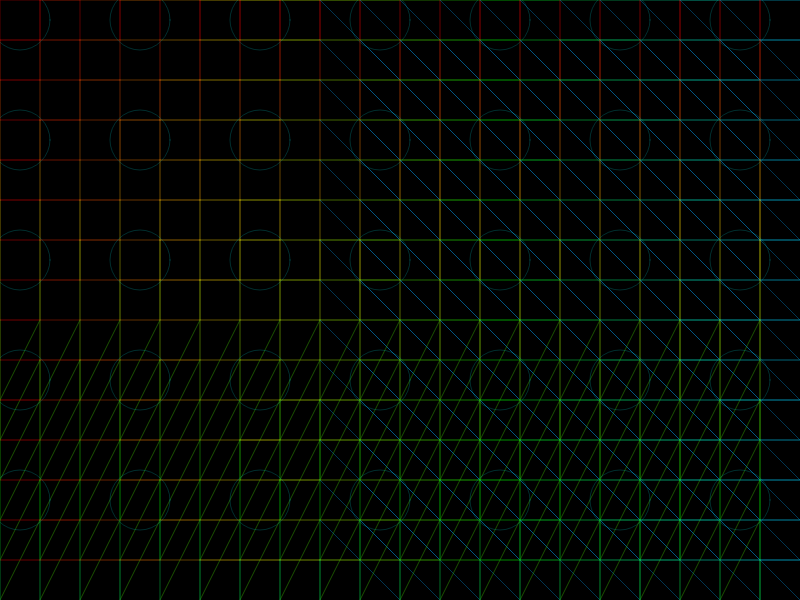
Frame 1 (no input)
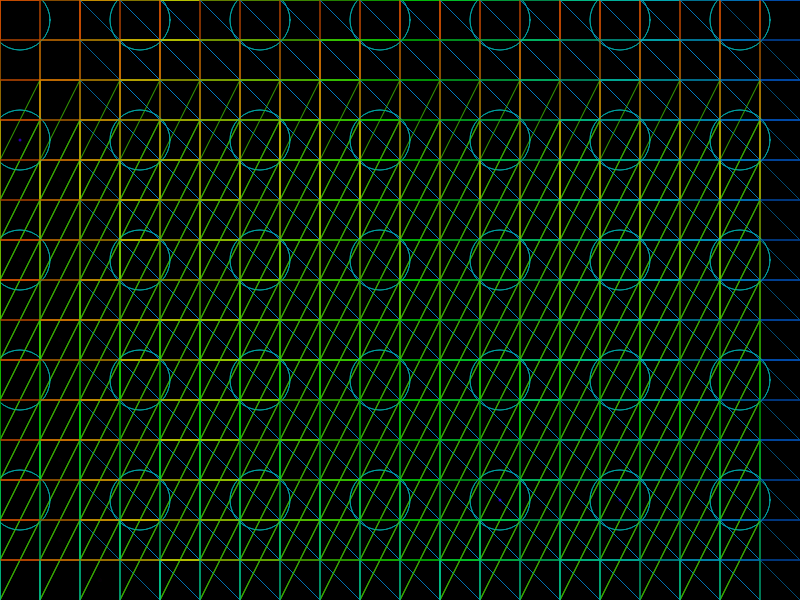
Frame 60 (no input)
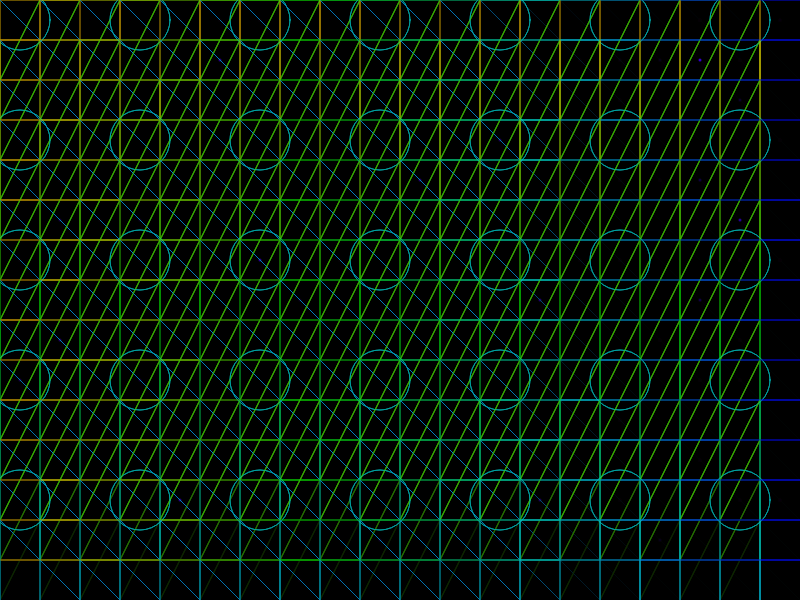
Frame 120 (the mouse pressed at the canvas centre since frame 60)

The p5.js sketch that drew these frames (run headless with seeded random() and noise() and a simulated clock; from frame 60 on, the mouse is pressed at the canvas centre):

// p5.js sketch
// ── sketch.js
let grid = [];
let cols, rows;
let cellSize = 40;
let time = 0;

function setup() {
  createCanvas(800, 600);
  colorMode(HSB, 360, 100, 100, 1);
  background(0);

  cols = width / cellSize;
  rows = height / cellSize;

  for (let j = 0; j < rows; j++) {
    grid[j] = [];
    for (let i = 0; i < cols; i++) {
      grid[j][i] = {
        x: i * cellSize,
        y: j * cellSize,
        pulse: random(TWO_PI),
        glitch: 0
      };
    }
  }
}

function draw() {
  time += 0.02;

  // Slight background fade for motion trail
  fill(0, 0, 0, 0.1);
  noStroke();
  rect(0, 0, width, height);

  // Draw dynamic grid lines
  strokeWeight(1);
  for (let j = 0; j < rows; j++) {
    for (let i = 0; i < cols; i++) {
      let cell = grid[j][i];
      cell.pulse += 0.05;
      cell.glitch = sin(time * 3 + i * 0.1 + j * 0.1) * 0.5 + 0.5;

      // Line brightness based on pulse and glitch
      let bright = map(sin(cell.pulse), -1, 1, 60, 90);
      let alpha = map(sin(time * 2 + i * 0.05), -1, 1, 0.3, 0.8);

      // Horizontal line
      stroke((time * 20 + i * 10) % 360, 100, bright, alpha);
      line(cell.x, cell.y, cell.x + cellSize, cell.y);

      // Vertical line
      stroke((time * 20 + j * 10) % 360, 100, bright, alpha);
      line(cell.x, cell.y, cell.x, cell.y + cellSize);

      // Glitch bursts at random cells
      if (random() < 0.005 * cell.glitch) {
        stroke(255, 100, 100, 0.9);
        strokeWeight(3);
        point(cell.x + cellSize/2, cell.y + cellSize/2);
        strokeWeight(1);
      }

      // Fractal-like connections
      if (i < cols - 1 && j < rows - 1) {
        let nextCell = grid[j][i + 1];
        let downCell = grid[j + 1][i];
        let diagCell = grid[j + 1][i + 1];

        // Draw diagonal lines between cells in a pattern
        if (sin(time * 0.5 + i * 0.1) > 0.7) {
          stroke(200, 100, 80, 0.4);
          line(cell.x, cell.y, diagCell.x + cellSize, diagCell.y + cellSize);
        }

        if (sin(time * 0.5 + j * 0.1) > 0.7) {
          stroke(100, 100, 80, 0.4);
          line(cell.x + cellSize, cell.y, downCell.x, downCell.y + cellSize);
        }
      }

      // Large-scale fractal structure
      if (i % 3 === 0 && j % 3 === 0) {
        let size = cellSize * 1.5;
        stroke(180, 100, 90, 0.2);
        noFill();
        ellipse(cell.x + cellSize/2, cell.y + cellSize/2, size, size);
      }
    }
  }

  // Occasionally flash a large glitch
  if (random() < 0.002) {
    fill(255, 100, 100, 0.3);
    noStroke();
    rect(0, 0, width, height);
  }
}
